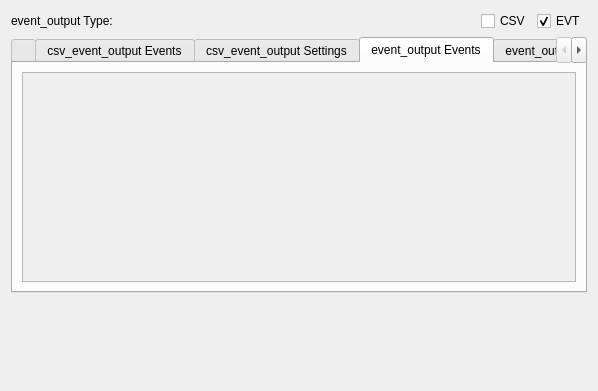
<?xml version="1.0" encoding="UTF-8"?>
<ui version="4.0">
 <class>EventOutputWriterDialog</class>
 <widget class="QWidget" name="EventOutputWriterDialog">
  <property name="enabled">
   <bool>true</bool>
  </property>
  <property name="geometry">
   <rect>
    <x>0</x>
    <y>0</y>
    <width>598</width>
    <height>391</height>
   </rect>
  </property>
  <property name="windowTitle">
   <string>Event Output Editor</string>
  </property>
  <layout class="QGridLayout" name="gridLayout">
   <item row="0" column="2">
    <widget class="QCheckBox" name="mCSV">
     <property name="text">
      <string>CSV</string>
     </property>
     <property name="checked">
      <bool>false</bool>
     </property>
    </widget>
   </item>
   <item row="0" column="3">
    <widget class="QCheckBox" name="mEVT">
     <property name="text">
      <string>EVT</string>
     </property>
     <property name="checked">
      <bool>true</bool>
     </property>
    </widget>
   </item>
   <item row="0" column="1">
    <spacer name="mOutputTypeSpacer">
     <property name="orientation">
      <enum>Qt::Horizontal</enum>
     </property>
     <property name="sizeHint" stdset="0">
      <size>
       <width>40</width>
       <height>20</height>
      </size>
     </property>
    </spacer>
   </item>
   <item row="0" column="0">
    <widget class="QLabel" name="mOutputTypeLabel">
     <property name="text">
      <string>event_output Type:</string>
     </property>
    </widget>
   </item>
   <item row="3" column="0" colspan="4">
    <widget class="QTabWidget" name="tabWidget">
     <property name="enabled">
      <bool>true</bool>
     </property>
     <property name="toolTip">
      <string>&lt;html&gt;&lt;head/&gt;&lt;body&gt;&lt;p&gt;Change the tabs to change what properties of event_output you are editing.&lt;/p&gt;&lt;/body&gt;&lt;/html&gt;</string>
     </property>
     <property name="currentIndex">
      <number>3</number>
     </property>
     <widget class="QWidget" name="mDummyTab">
      <attribute name="title">
       <string/>
      </attribute>
     </widget>
     <widget class="QWidget" name="mCSV_EventsTab">
      <attribute name="title">
       <string>csv_event_output Events</string>
      </attribute>
      <layout class="QGridLayout" name="mEventsTabLayout">
       <item row="0" column="0">
        <widget class="QScrollArea" name="mCSV_EventsScrollArea">
         <property name="widgetResizable">
          <bool>true</bool>
         </property>
         <widget class="wizard::EventOutput::event::Widget" name="mCSV_Events">
          <property name="enabled">
           <bool>true</bool>
          </property>
          <property name="geometry">
           <rect>
            <x>0</x>
            <y>0</y>
            <width>554</width>
            <height>214</height>
           </rect>
          </property>
          <property name="toolTip">
           <string>&lt;html&gt;&lt;head/&gt;&lt;body&gt;&lt;p&gt;Change the events for the csv_event_output block.&lt;/p&gt;&lt;/body&gt;&lt;/html&gt;</string>
          </property>
         </widget>
        </widget>
       </item>
      </layout>
     </widget>
     <widget class="QWidget" name="mCSV_SettingsTab">
      <attribute name="title">
       <string>csv_event_output Settings</string>
      </attribute>
      <layout class="QGridLayout" name="gridLayout_2">
       <item row="0" column="0">
        <widget class="QScrollArea" name="mCSV_SettingsScrollArea">
         <property name="widgetResizable">
          <bool>true</bool>
         </property>
         <widget class="wizard::EventOutput::setting::Widget" name="mCSV_Settings">
          <property name="enabled">
           <bool>true</bool>
          </property>
          <property name="geometry">
           <rect>
            <x>0</x>
            <y>0</y>
            <width>554</width>
            <height>214</height>
           </rect>
          </property>
          <property name="toolTip">
           <string>&lt;html&gt;&lt;head/&gt;&lt;body&gt;&lt;p&gt;Change the settings for the csv_event_output block.&lt;/p&gt;&lt;/body&gt;&lt;/html&gt;</string>
          </property>
         </widget>
        </widget>
       </item>
      </layout>
     </widget>
     <widget class="QWidget" name="mEVT_EventsTab">
      <attribute name="title">
       <string>event_output Events</string>
      </attribute>
      <layout class="QGridLayout" name="gridLayout_3">
       <item row="0" column="0">
        <widget class="QScrollArea" name="mEVT_EventsScrollArea">
         <property name="widgetResizable">
          <bool>true</bool>
         </property>
         <widget class="wizard::EventOutput::event::Widget" name="mEVT_Events">
          <property name="enabled">
           <bool>true</bool>
          </property>
          <property name="geometry">
           <rect>
            <x>0</x>
            <y>0</y>
            <width>554</width>
            <height>214</height>
           </rect>
          </property>
          <property name="toolTip">
           <string>&lt;html&gt;&lt;head/&gt;&lt;body&gt;&lt;p&gt;Change the events for the event_output block.&lt;/p&gt;&lt;/body&gt;&lt;/html&gt;</string>
          </property>
         </widget>
        </widget>
       </item>
      </layout>
     </widget>
     <widget class="QWidget" name="mEVT_SettingsTab">
      <attribute name="title">
       <string>event_output Settings</string>
      </attribute>
      <layout class="QGridLayout" name="gridLayout_4">
       <item row="0" column="0">
        <widget class="QScrollArea" name="mEVT_SettingsScrollArea">
         <property name="widgetResizable">
          <bool>true</bool>
         </property>
         <widget class="wizard::EventOutput::setting::Widget" name="mEVT_Settings">
          <property name="enabled">
           <bool>true</bool>
          </property>
          <property name="geometry">
           <rect>
            <x>0</x>
            <y>0</y>
            <width>554</width>
            <height>214</height>
           </rect>
          </property>
          <property name="toolTip">
           <string>&lt;html&gt;&lt;head/&gt;&lt;body&gt;&lt;p&gt;Change the settings for the event_output block.&lt;/p&gt;&lt;/body&gt;&lt;/html&gt;</string>
          </property>
         </widget>
        </widget>
       </item>
      </layout>
     </widget>
    </widget>
   </item>
   <item row="4" column="0" colspan="4">
    <widget class="wizard::EventOutput::FileLocatorWidget" name="mFile" native="true">
     <property name="minimumSize">
      <size>
       <width>0</width>
       <height>50</height>
      </size>
     </property>
    </widget>
   </item>
   <item row="5" column="0" colspan="4">
    <widget class="wizard::EventOutput::DialogButtonsWidget" name="mMainButtons" native="true">
     <property name="minimumSize">
      <size>
       <width>0</width>
       <height>25</height>
      </size>
     </property>
    </widget>
   </item>
  </layout>
 </widget>
 <customwidgets>
  <customwidget>
   <class>wizard::EventOutput::DialogButtonsWidget</class>
   <extends>QWidget</extends>
   <header>DialogButtonsWidget.hpp</header>
   <container>1</container>
  </customwidget>
  <customwidget>
   <class>wizard::EventOutput::event::Widget</class>
   <extends>QWidget</extends>
   <header>EventWidget.hpp</header>
   <container>1</container>
  </customwidget>
  <customwidget>
   <class>wizard::EventOutput::FileLocatorWidget</class>
   <extends>QWidget</extends>
   <header>FileLocatorWidget.hpp</header>
   <container>1</container>
  </customwidget>
  <customwidget>
   <class>wizard::EventOutput::setting::Widget</class>
   <extends>QWidget</extends>
   <header>SettingWidget.hpp</header>
   <container>1</container>
  </customwidget>
 </customwidgets>
 <resources/>
 <connections/>
</ui>
